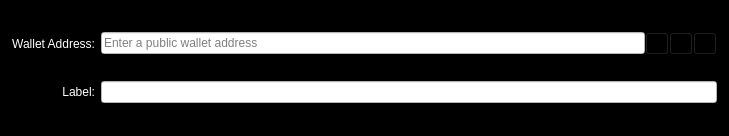
<?xml version="1.0" encoding="UTF-8"?>
<ui version="4.0">
 <class>MultisigAddressEntry</class>
 <widget class="QFrame" name="MultisigAddressEntry">
  <property name="geometry">
   <rect>
    <x>0</x>
    <y>0</y>
    <width>729</width>
    <height>136</height>
   </rect>
  </property>
  <property name="windowTitle">
   <string>Form</string>
  </property>
  <property name="styleSheet">
   <string notr="true">background-color: rgb(0, 0, 0);
color: rgb(255, 255, 255);</string>
  </property>
  <property name="frameShape">
   <enum>QFrame::StyledPanel</enum>
  </property>
  <property name="frameShadow">
   <enum>QFrame::Sunken</enum>
  </property>
  <layout class="QGridLayout" name="gridLayout">
   <item row="0" column="0">
    <widget class="QLabel" name="walletaddressLabel">
     <property name="text">
      <string>Wallet Address:</string>
     </property>
     <property name="alignment">
      <set>Qt::AlignRight|Qt::AlignTrailing|Qt::AlignVCenter</set>
     </property>
     <property name="buddy">
      <cstring>walletaddress</cstring>
     </property>
    </widget>
   </item>
   <item row="0" column="1">
    <layout class="QHBoxLayout" name="walletaddressLayout">
     <property name="spacing">
      <number>0</number>
     </property>
     <item>
      <widget class="QValidatedLineEdit" name="walletaddress">
       <property name="toolTip">
        <string>The public wallet address</string>
       </property>
       <property name="styleSheet">
        <string notr="true">color: rgb(0, 0, 0);
background-color: rgb(255, 255, 255);</string>
       </property>
       <property name="placeholderText">
        <string>Enter a public wallet address</string>
       </property>
      </widget>
     </item>
     <item>
      <widget class="QToolButton" name="pasteButton">
       <property name="toolTip">
        <string>Paste a public wallet address from the clipboard</string>
       </property>
       <property name="text">
        <string/>
       </property>
       <property name="icon">
        <iconset resource="../sequence.qrc">
         <normaloff>:/icons/editpaste</normaloff>:/icons/editpaste</iconset>
       </property>
       <property name="shortcut">
        <string>Alt+P</string>
       </property>
      </widget>
     </item>
     <item>
      <widget class="QToolButton" name="addressBookButton">
       <property name="toolTip">
        <string>Choose address from address book</string>
       </property>
       <property name="text">
        <string/>
       </property>
       <property name="icon">
        <iconset resource="../sequence.qrc">
         <normaloff>:/icons/address-book</normaloff>:/icons/address-book</iconset>
       </property>
       <property name="shortcut">
        <string>Alt+A</string>
       </property>
      </widget>
     </item>
     <item>
      <widget class="QToolButton" name="deleteButton">
       <property name="toolTip">
        <string>Remove this wallet address</string>
       </property>
       <property name="text">
        <string/>
       </property>
       <property name="icon">
        <iconset resource="../sequence.qrc">
         <normaloff>:/icons/remove</normaloff>:/icons/remove</iconset>
       </property>
      </widget>
     </item>
    </layout>
   </item>
   <item row="1" column="0">
    <widget class="QLabel" name="labelLabel">
     <property name="text">
      <string>Label:</string>
     </property>
     <property name="alignment">
      <set>Qt::AlignRight|Qt::AlignTrailing|Qt::AlignVCenter</set>
     </property>
    </widget>
   </item>
   <item row="1" column="1">
    <widget class="QValidatedLineEdit" name="label">
     <property name="enabled">
      <bool>true</bool>
     </property>
     <property name="toolTip">
      <string>Address associated to the public key</string>
     </property>
     <property name="styleSheet">
      <string notr="true">color: rgb(0, 0, 0);
background-color: rgb(255, 255, 255);</string>
     </property>
     <property name="readOnly">
      <bool>true</bool>
     </property>
    </widget>
   </item>
  </layout>
 </widget>
 <customwidgets>
  <customwidget>
   <class>QValidatedLineEdit</class>
   <extends>QLineEdit</extends>
   <header>qt/qvalidatedlineedit.h</header>
  </customwidget>
 </customwidgets>
 <resources>
  <include location="../sequence.qrc"/>
 </resources>
 <connections/>
</ui>
